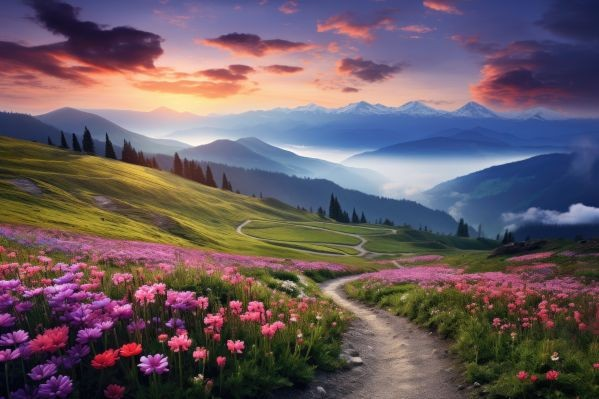
#> input picture 1700488940348.jpeg, 599 x 399 px, found by its file name
$ jupyter execute 'Image processing.ipynb'
#> lines starting #> are read from the running program, lines starting #| are printed output that depends on the picture; after the words box and inside, x2 and y2 are one past the last pixel; in counts of white or black regions, pixels touching at a corner belong together
[cell 1]
import cv2

# Load the image
image = cv2.imread(r"C:\Users\yashu\Desktop\computer vision\1700488940348.jpeg", cv2.IMREAD_GRAYSCALE)
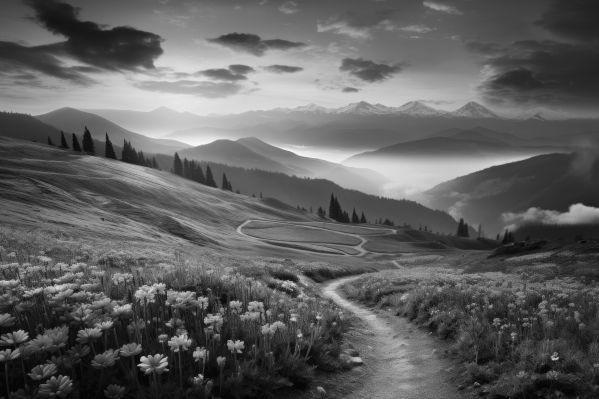
#> image: shape (399, 599); min 0, max 253, mean 95.4

# Find the minimum and maximum pixel values
min_pixel = image.min()
#> min_pixel = 0
max_pixel = image.max()
#> max_pixel = 253

print(f'Minimum pixel value: {min_pixel}')
#| Minimum pixel value: 0
print(f'Maximum pixel value: {max_pixel}')
#| Maximum pixel value: 253

[cell 2]
import cv2
import numpy as np
import matplotlib.pyplot as plt

# Load the original image
image = cv2.imread(r"C:\Users\yashu\Desktop\computer vision\1700488940348.jpeg")
#> image is the input picture: shape (399, 599, 3); mean B, G, R 97.7, 90.2, 104.9

# Function to display images
def show_image(title, img):
    plt.imshow(cv2.cvtColor(img, cv2.COLOR_BGR2RGB))
    plt.title(title)
    plt.axis('off')
    plt.show()

# Rotate the image by 90 degrees
rotated = cv2.rotate(image, cv2.ROTATE_90_CLOCKWISE)
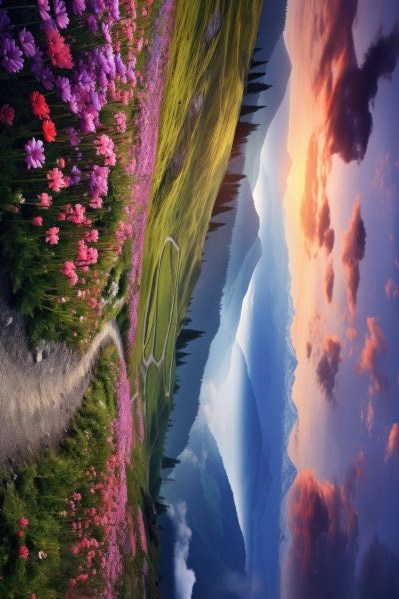
#> rotated: shape (599, 399, 3); mean B, G, R 97.7, 90.2, 104.9
show_image('Rotated Image', rotated)

[cell 3]
# Flip the image horizontally
flipped = cv2.flip(image, 1)
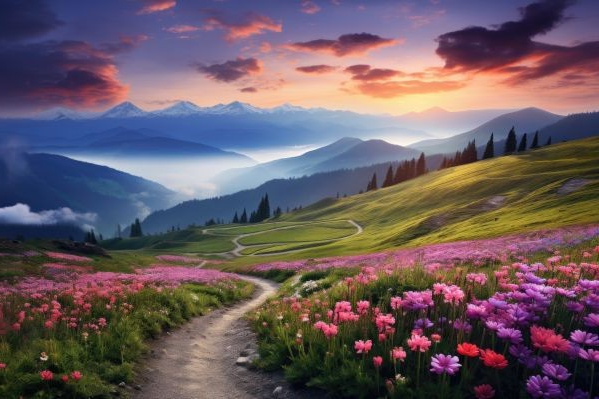
#> flipped: shape (399, 599, 3); mean B, G, R 97.7, 90.2, 104.9
show_image('Flipped Image', flipped)

[cell 4]
# Crop the image
cropped = image[50:200, 50:200]
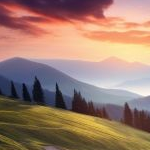
#> cropped: shape (150, 150, 3); mean B, G, R 110.7, 125.4, 157.4
show_image('Cropped Image', cropped)

[cell 5]
# Resize the image
resized = cv2.resize(image, (100, 100))
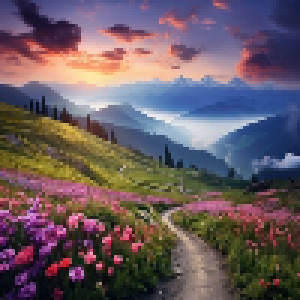
#> resized: shape (100, 100, 3) (shown 3 times larger); mean B, G, R 97.6, 90.1, 104.8
show_image('Resized Image', resized)

[cell 6]
# Add Gaussian noise
noise = np.random.normal(0, 25, image.shape).astype(np.uint8)
noisy_image = cv2.add(image, noise)
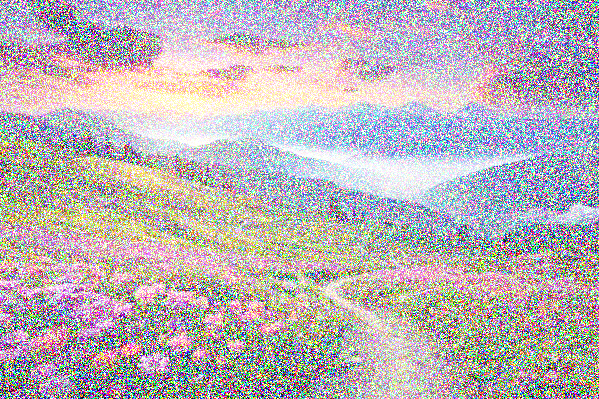
#> noisy_image: shape (399, 599, 3); mean B, G, R 182.7, 179, 186.5
show_image('Noisy Image', noisy_image)

[cell 7]
# Change brightness
brightened = cv2.convertScaleAbs(image, alpha=1.2, beta=30)
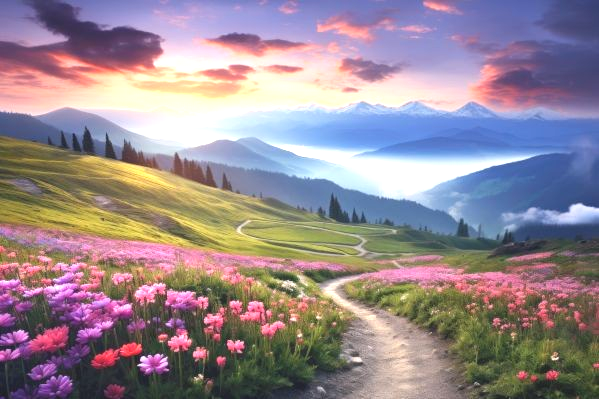
#> brightened: shape (399, 599, 3); mean B, G, R 145.9, 137.1, 150.5
show_image('Brightened Image', brightened)

[cell 8]
# Convert to grayscale
gray = cv2.cvtColor(image, cv2.COLOR_BGR2GRAY)
show_image('Grayscale Image', gray)

[cell 9]
# Shear transformation
rows, cols, ch = image.shape
#> rows = 399; cols = 599; ch = 3
pts1 = np.float32([[50,50], [200,50], [50,200]])
pts2 = np.float32([[10,100], [200,50], [100,250]])
M = cv2.getAffineTransform(pts1, pts2)
sheared = cv2.warpAffine(image, M, (cols, rows))
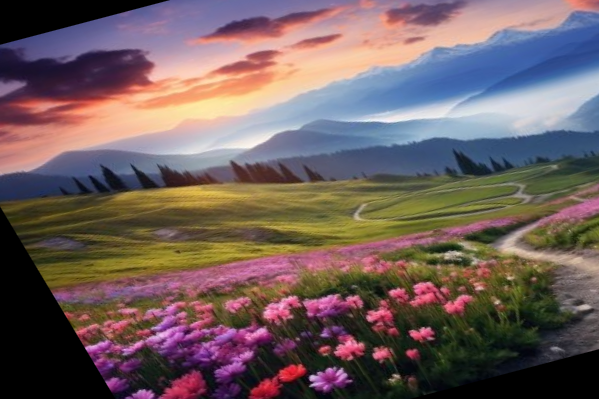
#> sheared: shape (399, 599, 3); mean B, G, R 94.1, 94.1, 111.8
show_image('Sheared Image', sheared)

[cell 10]
def detect_edges(image, threshold1=100, threshold2=200):
#> called with threshold1 = 100, threshold2 = 200
    return cv2.Canny(image, threshold1, threshold2)
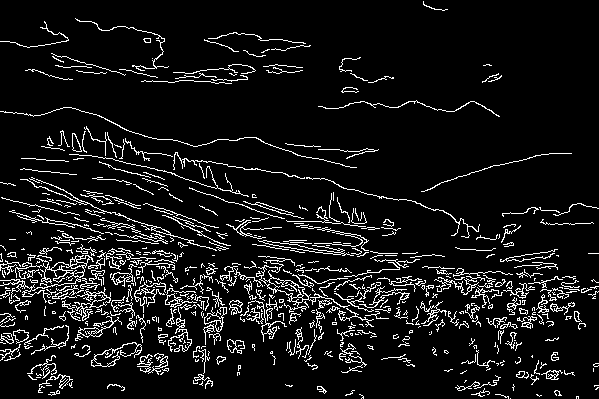
#> returned value: shape (399, 599); 8.4% white in thin lines or dots

edges = detect_edges(gray)
show_image('Edge Detection', edges)

[cell 11]
def apply_threshold(image, threshold=127):
#> called with threshold = 127
    _, binary = cv2.threshold(image, threshold, 255, cv2.THRESH_BINARY)
#> binary: shape (399, 599); 23.8% white; 565 white regions (484 under 20 px), largest, box (x1, y1, x2, y2) and area: (0, 15, 539, 208) 41013, (319, 260, 481, 399) 3800, (83, 156, 240, 210) 1732
    return binary

binary = apply_threshold(gray)
show_image('Binary Threshold', binary)

[cell 12]
def apply_adaptive_threshold(image):
    return cv2.adaptiveThreshold(image, 255, cv2.ADAPTIVE_THRESH_GAUSSIAN_C, cv2.THRESH_BINARY, 11, 2)
#> returned value: shape (399, 599); 64.8% white; black in thin lines or dots

adaptive = apply_adaptive_threshold(gray)
show_image('Adaptive Threshold', adaptive)

[cell 13]
def equalize_histogram(image):
    return cv2.equalizeHist(image)

equalized = equalize_histogram(gray)
show_image('Histogram Equalization', equalized)

[cell 14]
def apply_dilation(image, kernel_size=(5, 5)):
#> called with kernel_size = (5, 5)
    kernel = cv2.getStructuringElement(cv2.MORPH_RECT, kernel_size)
    return cv2.dilate(image, kernel, iterations=1)
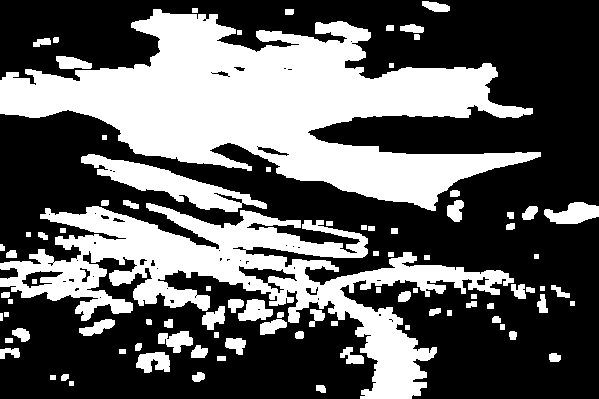
#> returned value: shape (399, 599); 37.5% white; 90 white regions, largest, box (x1, y1, x2, y2) and area: (0, 9, 541, 211) 48517, (0, 203, 514, 399) 28698, (81, 154, 267, 212) 3533

dilated = apply_dilation(binary)
show_image('Dilation', dilated)
